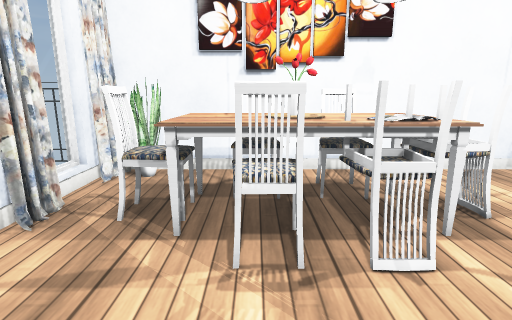
View 1 (above)

14 first-person views from a walk through a 3-D level made in the Unity game engine. The camera is 1.2 m above the floor, tilts 12° down and sees 80° across. The floor is counted in squares, 0.5 m on a side. Each view is taken from the middle of a square. On the plan, view 1 faces up. The plan holds only what a view shows up to about 19 squares ahead; the rest is blank. Some animated figures are not drawn. Door leaves are left out, so doorways stand open. Some surface patterns are stand-ins.

View 2
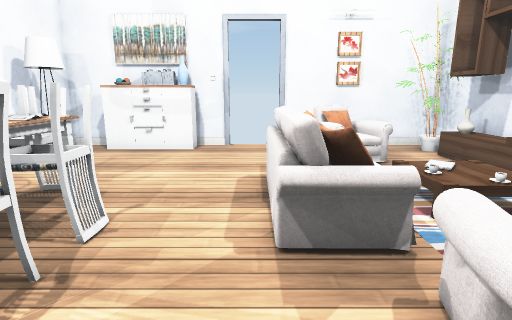

View 3
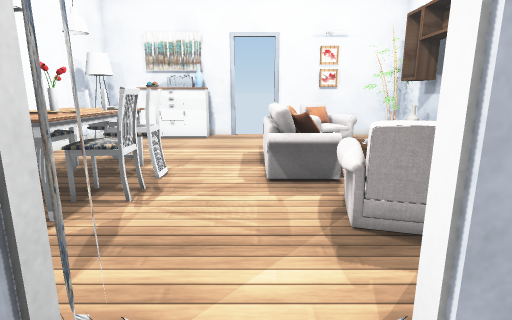

View 4
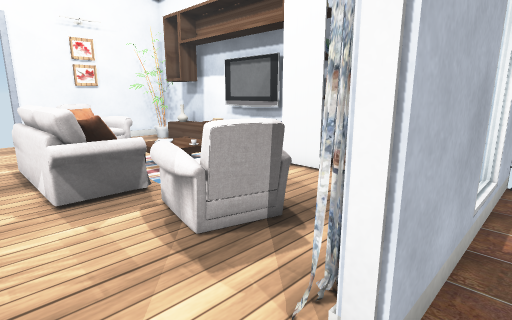

View 5
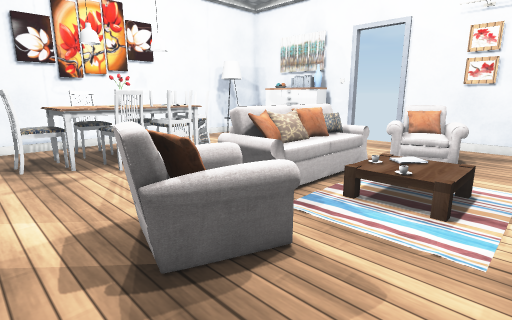

View 6
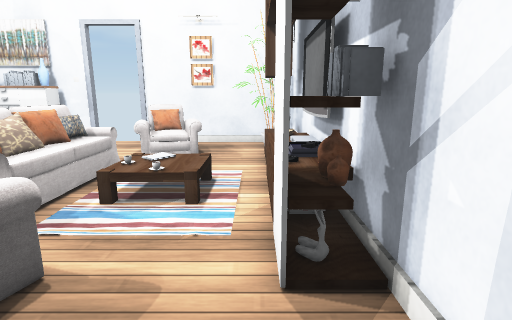

View 7
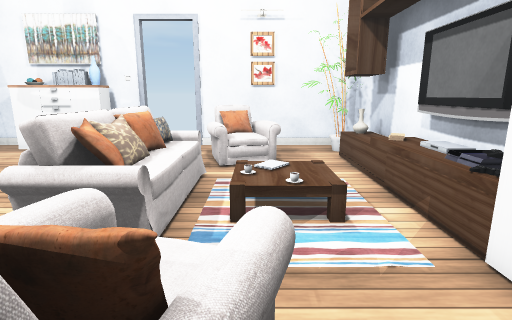

View 8
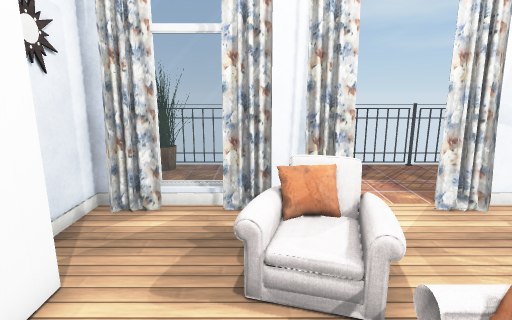

View 9
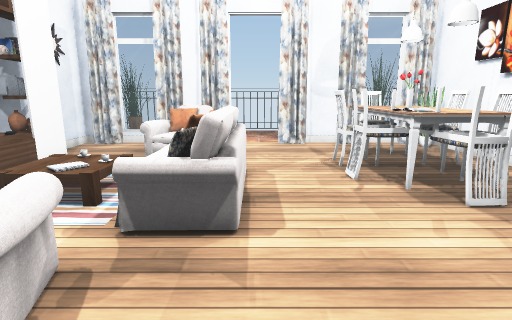

View 10
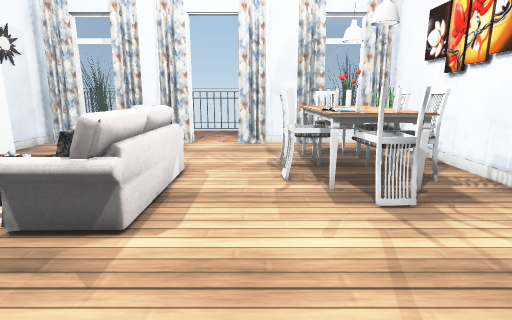

View 11
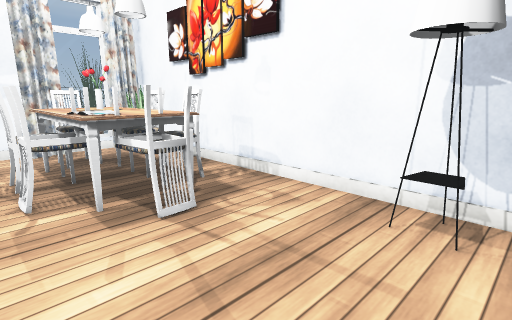

View 12
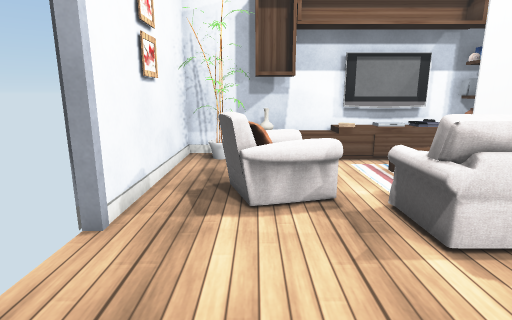

View 13
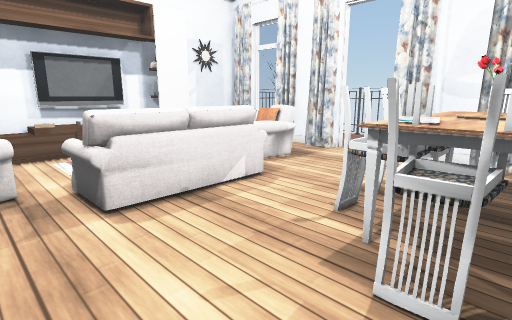

View 14
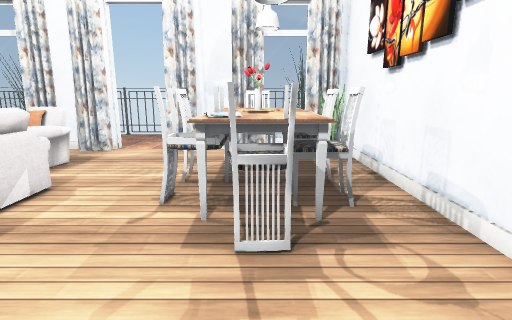

### Floor plan
Key: @ floor where view 1 was taken; # wall or solid block; x gap in a wall; . main floor; : floor 0.5 m higher than the main floor; D open door; = window, fence, low wall or low ledge; C curtain; P plant; H chair; T table; L lamp; B books; A vase; S sofa; I pillow; R carpet; E TV; O other object.
Columns run from 10 left of view 1 to 12 right of it. Each row starts with its distance up from view 1.
 10      ##################
  9      #CP..........LL..#
  8      =....H.HH....LL.O#
  7      =..HTHTHTH......O#
  6      #.HHTTPTTH......B#
  5      #..TTHHHHT......B#
  4  ... #....HHHH.......A#
  3  ....#C...............O
  2  ....DD...............D
  1   ...DD....SSSSSS.....D
  0  ....DD...@SIIIII.....D
 -1  ....#C.SSSSIIIII.SS..#
 -2     .#..I O......SSIS.#
 -3     .#C.SS..  : .. IS.#
 -4     .=......    ..S ..#
 -5  ....=......    ......#
 -6  ....#....ORRRRR..OO..#
 -7 P..  #...OBBEEEE  OP..#
 -8 #x   #########E########

Where each view was taken, in squares from view 1:
view 1: 0 up, 0 right, facing up
view 2: 1 up, 3 left, facing right
view 3: 1 up, 7 left, facing right
view 4: 2 up, 6 left, facing down-right
view 5: 6 down, 4 left, facing up-right
view 6: 6 down, 4 left, facing right
view 7: 3 down, 3 left, facing right
view 8: 3 down, 4 right, facing left
view 9: 1 up, 11 right, facing left
view 10: 3 up, 11 right, facing left
view 11: 3 up, 10 right, facing up-left
view 12: 5 up, 9 right, facing down
view 13: 7 up, 8 right, facing down-left
view 14: 6 up, 9 right, facing left
